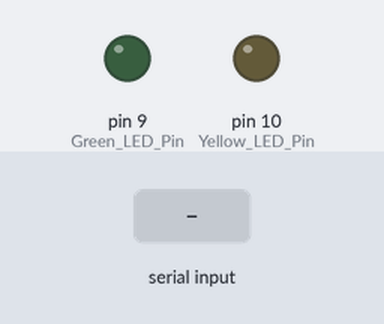
A sketch run on a simulated Arduino Uno, built with avr-gcc and run on an emulated ATmega328P. On the bench: output pins drawn as LEDs (lit = HIGH). The test bench sets the inputs (shaded band).

Above: at 1.2 s.
1.3 s: "G90\n" received over Serial
At 2.2 s:
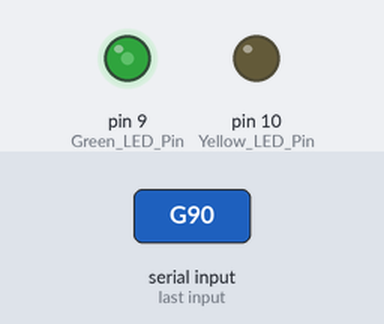
2.8 s: "G,45\n" received over Serial
At 3.5 s:
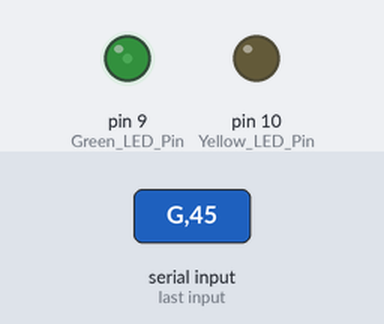
4.3 s: "Y90\n" received over Serial
At 5.5 s:
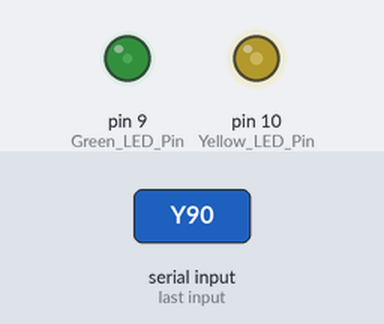
5.8 s: "Y,45\n" received over Serial
At 7.0 s:
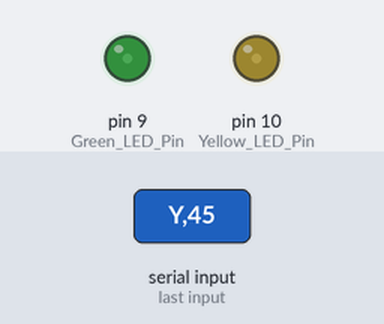
7.3 s: "G" received over Serial
At 8.7 s:
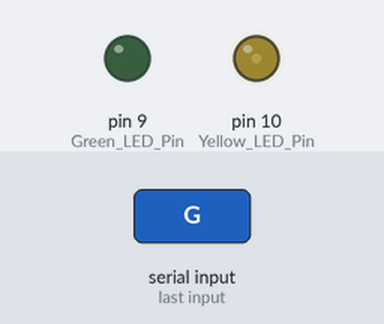
9.8 s: "G90\n" received over Serial
At 11.2 s:
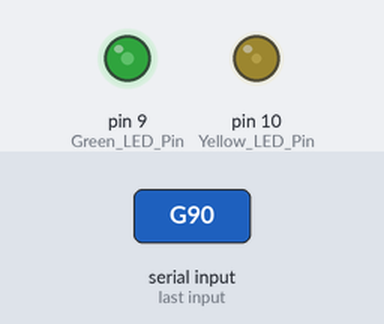
Timing chart, 0 to 12.3 s (numbered marks = the images above; inputs shaded):
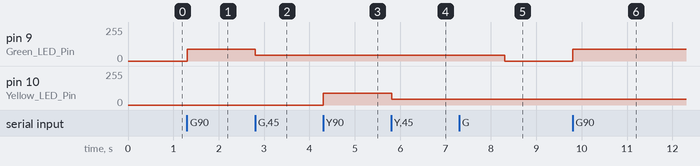

Measured:
- after the input at 1.3 s, pin 9 (Green_LED_Pin): 0/255 → 90/255 at once
- after the input at 2.8 s, pin 9 (Green_LED_Pin): 90/255 → 45/255 at once
- after the input at 4.3 s, pin 10 (Yellow_LED_Pin): 0/255 → 90/255 at once
- after the input at 5.8 s, pin 10 (Yellow_LED_Pin): 90/255 → 45/255 at once
- after the input at 7.3 s, pin 9 (Green_LED_Pin): 45/255 → 0/255 after 1.0 s
- after the input at 9.8 s, pin 9 (Green_LED_Pin): 0/255 → 90/255 at once

The sketch:

Bluetooth_module_pwm_led.ino
```cpp
//PWM LED Brightness and Bluetooth Serial Link

int Green_LED_Pin = 9; // PWM Pin for Green LED
int Yellow_LED_Pin = 10; // PWM Pin for Yellow LED

//Varibles to hold brightness values ranging from 0 (off) to 255 (fully on)
int Green_value=0;
int Yellow_value=0;

char BluetoothData; // the data received from bluetooth serial link

void setup() {

  // Initialise LED pins as outputs
  pinMode(Green_LED_Pin, OUTPUT);
  pinMode(Yellow_LED_Pin, OUTPUT);

  //initialsie serial communication
  Serial.begin(9600);
}

void loop() {

  //Process any info coming from the bluetooth serial link
  if (Serial.available()){
    BluetoothData=Serial.read(); //Get next character from bluetooth
    if(BluetoothData=='G') Green_value=Serial.parseInt(); //Read Green value
    if(BluetoothData=='Y') Yellow_value=Serial.parseInt(); //Read Yellow Value
  }

  //update LED Brightness
  analogWrite(Green_LED_Pin, Green_value);
  analogWrite(Yellow_LED_Pin, Yellow_value);

  delay(10);

}
```
